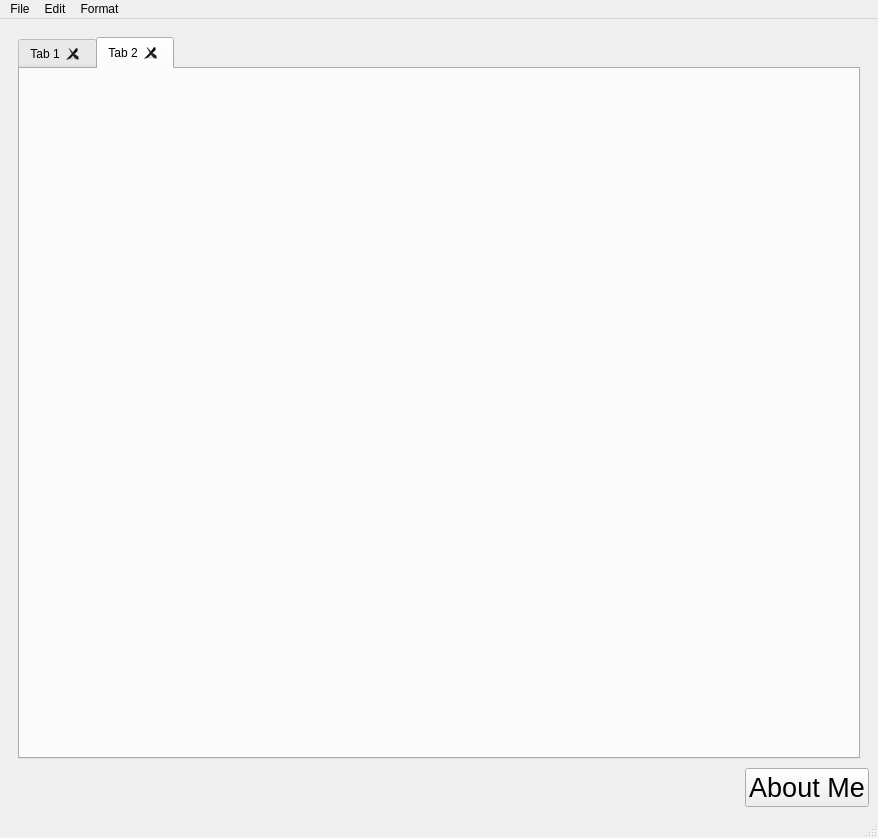
<?xml version="1.0" encoding="UTF-8"?>
<ui version="4.0">
 <class>MainWindow</class>
 <widget class="QMainWindow" name="MainWindow">
  <property name="enabled">
   <bool>true</bool>
  </property>
  <property name="geometry">
   <rect>
    <x>0</x>
    <y>0</y>
    <width>878</width>
    <height>838</height>
   </rect>
  </property>
  <property name="windowTitle">
   <string>notePad</string>
  </property>
  <widget class="QWidget" name="centralwidget">
   <layout class="QVBoxLayout" name="verticalLayout_3">
    <item>
     <layout class="QVBoxLayout" name="verticalLayout">
      <property name="spacing">
       <number>0</number>
      </property>
      <item>
       <widget class="QStackedWidget" name="stackedWidget">
        <property name="currentIndex">
         <number>1</number>
        </property>
        <widget class="QWidget" name="page">
         <layout class="QHBoxLayout" name="horizontalLayout_2">
          <item alignment="Qt::AlignHCenter|Qt::AlignVCenter">
           <widget class="QLabel" name="label">
            <property name="baseSize">
             <size>
              <width>0</width>
              <height>0</height>
             </size>
            </property>
            <property name="font">
             <font>
              <pointsize>24</pointsize>
             </font>
            </property>
            <property name="text">
             <string>Create a new file with Ctrl+N</string>
            </property>
           </widget>
          </item>
         </layout>
        </widget>
        <widget class="QWidget" name="page_2">
         <layout class="QVBoxLayout" name="verticalLayout_2">
          <item>
           <widget class="QTabWidget" name="tabWidget">
            <property name="focusPolicy">
             <enum>Qt::NoFocus</enum>
            </property>
            <property name="currentIndex">
             <number>1</number>
            </property>
            <property name="tabsClosable">
             <bool>true</bool>
            </property>
            <property name="movable">
             <bool>true</bool>
            </property>
            <widget class="QWidget" name="tab">
             <attribute name="title">
              <string>Tab 1</string>
             </attribute>
            </widget>
            <widget class="QWidget" name="tab_2">
             <attribute name="title">
              <string>Tab 2</string>
             </attribute>
            </widget>
           </widget>
          </item>
         </layout>
        </widget>
       </widget>
      </item>
      <item alignment="Qt::AlignRight|Qt::AlignBottom">
       <widget class="QPushButton" name="aboutMeButton">
        <property name="font">
         <font>
          <pointsize>20</pointsize>
          <weight>50</weight>
          <bold>false</bold>
         </font>
        </property>
        <property name="focusPolicy">
         <enum>Qt::NoFocus</enum>
        </property>
        <property name="text">
         <string>About Me</string>
        </property>
       </widget>
      </item>
     </layout>
    </item>
   </layout>
  </widget>
  <widget class="QMenuBar" name="menubar">
   <property name="geometry">
    <rect>
     <x>0</x>
     <y>0</y>
     <width>878</width>
     <height>22</height>
    </rect>
   </property>
   <widget class="QMenu" name="menuFile">
    <property name="title">
     <string>File</string>
    </property>
    <addaction name="actionNew_File"/>
    <addaction name="actionOpen"/>
    <addaction name="separator"/>
    <addaction name="actionSave"/>
    <addaction name="actionSave_As"/>
    <addaction name="separator"/>
    <addaction name="actionQuit"/>
   </widget>
   <widget class="QMenu" name="menuEdit">
    <property name="title">
     <string>Edit</string>
    </property>
    <addaction name="actionUndo"/>
    <addaction name="actionRedo"/>
    <addaction name="separator"/>
    <addaction name="actionCut"/>
    <addaction name="actionCopy"/>
    <addaction name="actionPaste"/>
    <addaction name="actionSelect_All"/>
   </widget>
   <widget class="QMenu" name="menuFormat">
    <property name="title">
     <string>Format</string>
    </property>
    <addaction name="actionBold"/>
    <addaction name="actionSubscript"/>
    <addaction name="actionSuperscript"/>
   </widget>
   <addaction name="menuFile"/>
   <addaction name="menuEdit"/>
   <addaction name="menuFormat"/>
  </widget>
  <widget class="QStatusBar" name="statusbar"/>
  <action name="actionNew_File">
   <property name="enabled">
    <bool>true</bool>
   </property>
   <property name="icon">
    <iconset resource="resources.qrc">
     <normaloff>:/resources/data/icons/New.png</normaloff>:/resources/data/icons/New.png</iconset>
   </property>
   <property name="text">
    <string>New File</string>
   </property>
   <property name="shortcut">
    <string>Ctrl+N</string>
   </property>
  </action>
  <action name="actionOpen">
   <property name="icon">
    <iconset resource="resources.qrc">
     <normaloff>:/resources/data/icons/open.png</normaloff>:/resources/data/icons/open.png</iconset>
   </property>
   <property name="text">
    <string>Open File...</string>
   </property>
   <property name="shortcut">
    <string>Ctrl+O</string>
   </property>
  </action>
  <action name="actionSave">
   <property name="icon">
    <iconset resource="resources.qrc">
     <normaloff>:/resources/data/icons/save.png</normaloff>:/resources/data/icons/save.png</iconset>
   </property>
   <property name="text">
    <string>Save</string>
   </property>
   <property name="shortcut">
    <string>Ctrl+S</string>
   </property>
  </action>
  <action name="actionSave_As">
   <property name="icon">
    <iconset resource="resources.qrc">
     <normaloff>:/resources/data/icons/save-as.png</normaloff>:/resources/data/icons/save-as.png</iconset>
   </property>
   <property name="text">
    <string>Save As...</string>
   </property>
   <property name="shortcut">
    <string>Ctrl+Shift+S</string>
   </property>
  </action>
  <action name="actionUndo">
   <property name="icon">
    <iconset resource="resources.qrc">
     <normaloff>:/resources/data/icons/undo.png</normaloff>:/resources/data/icons/undo.png</iconset>
   </property>
   <property name="text">
    <string>Undo</string>
   </property>
   <property name="shortcut">
    <string>Ctrl+Z</string>
   </property>
  </action>
  <action name="actionRedo">
   <property name="icon">
    <iconset resource="resources.qrc">
     <normaloff>:/resources/data/icons/redo.png</normaloff>:/resources/data/icons/redo.png</iconset>
   </property>
   <property name="text">
    <string>Redo</string>
   </property>
   <property name="shortcut">
    <string>Ctrl+Shift+Z</string>
   </property>
  </action>
  <action name="actionCut">
   <property name="icon">
    <iconset resource="resources.qrc">
     <normaloff>:/resources/data/icons/cut.png</normaloff>:/resources/data/icons/cut.png</iconset>
   </property>
   <property name="text">
    <string>Cut</string>
   </property>
   <property name="shortcut">
    <string>Ctrl+X</string>
   </property>
  </action>
  <action name="actionCopy">
   <property name="icon">
    <iconset resource="resources.qrc">
     <normaloff>:/resources/data/icons/copy.png</normaloff>:/resources/data/icons/copy.png</iconset>
   </property>
   <property name="text">
    <string>Copy</string>
   </property>
   <property name="shortcut">
    <string>Ctrl+C</string>
   </property>
  </action>
  <action name="actionPaste">
   <property name="icon">
    <iconset resource="resources.qrc">
     <normaloff>:/resources/data/icons/paste.png</normaloff>:/resources/data/icons/paste.png</iconset>
   </property>
   <property name="text">
    <string>Paste</string>
   </property>
   <property name="shortcut">
    <string>Ctrl+V</string>
   </property>
  </action>
  <action name="actionSelect_All">
   <property name="icon">
    <iconset resource="resources.qrc">
     <normaloff>:/resources/data/icons/select.png</normaloff>:/resources/data/icons/select.png</iconset>
   </property>
   <property name="text">
    <string>Select All</string>
   </property>
   <property name="shortcut">
    <string>Ctrl+A</string>
   </property>
  </action>
  <action name="actionQuit">
   <property name="icon">
    <iconset resource="resources.qrc">
     <normaloff>:/resources/data/icons/remove.png</normaloff>:/resources/data/icons/remove.png</iconset>
   </property>
   <property name="text">
    <string>Quit</string>
   </property>
   <property name="shortcut">
    <string>Ctrl+Q</string>
   </property>
  </action>
  <action name="actionBold">
   <property name="icon">
    <iconset resource="resources.qrc">
     <normaloff>:/resources/data/icons/bold.png</normaloff>:/resources/data/icons/bold.png</iconset>
   </property>
   <property name="text">
    <string>Bold/Unbold</string>
   </property>
   <property name="shortcut">
    <string>Ctrl+B</string>
   </property>
  </action>
  <action name="actionSubscript">
   <property name="icon">
    <iconset resource="resources.qrc">
     <normaloff>:/resources/data/icons/subscript.png</normaloff>:/resources/data/icons/subscript.png</iconset>
   </property>
   <property name="text">
    <string>Subscript</string>
   </property>
   <property name="shortcut">
    <string>Ctrl+=</string>
   </property>
  </action>
  <action name="actionSuperscript">
   <property name="icon">
    <iconset resource="resources.qrc">
     <normaloff>:/resources/data/icons/superscript.png</normaloff>:/resources/data/icons/superscript.png</iconset>
   </property>
   <property name="text">
    <string>Superscript</string>
   </property>
   <property name="shortcut">
    <string>Ctrl+Shift+=</string>
   </property>
  </action>
 </widget>
 <resources>
  <include location="resources.qrc"/>
 </resources>
 <connections/>
</ui>
